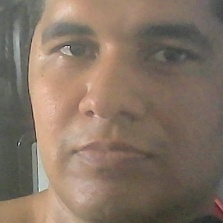
//> input picture res/Subject_1.jpg, 223 x 223 px, given in place of the camera
$ ./main   (built with g++ and OpenCV 4)
//> lines starting //> are read from the running program, lines starting //| are printed output that depends on the picture; after the words box and inside, x2 and y2 are one past the last pixel; in counts of white or black regions, pixels touching at a corner belong together
#include <iostream>
#include <opencv2/opencv.hpp>

using namespace std;

// Function for Face Detection
void detectAndDraw( cv::Mat& img, cv::CascadeClassifier& cascade,
                cv::CascadeClassifier& nestedCascade, double scale );
string cascadeName, nestedCascadeName;

int k = 0;

int main( int argc, const char** argv )
{
    // VideoCapture class for playing video for which faces to be detected
    cv::VideoCapture capture;
    cv::Mat frame, image;

    // PreDefined trained XML classifiers with facial features
    cv::CascadeClassifier cascade, nestedCascade;
    double scale=1;

    // Load classifiers from "opencv/data/haarcascades" directory
    // nestedCascade.load( "../../haarcascade_eye_tree_eyeglasses.xml" ) ;

    // Change path before execution
    cascade.load( "models/haarcascade_frontalface_alt.xml" ) ;

    // Start Video..1) 0 for WebCam 2) "Path to Video" for a Local Video
    capture.open(0);
    if( capture.isOpened() )
    {
        // Capture frames from video and detect faces
        cout << "Face Detection Started...." << endl;
        while(1)
        {
            capture >> frame;
//> frame is the input picture: 223 rows x 223 cols, CV_8UC3; mean B, G, R 100.2, 114.7, 132.4
            if( frame.empty() )
                break;

            cv::Mat frame1 = frame.clone();
            detectAndDraw( frame1, cascade, nestedCascade, scale );
            char c = (char)cv::waitKey(10);

            // Press q to exit from window
            if( c == 27 || c == 'q' || c == 'Q' )
                break;
        }
    }
    else
        cout<<"Could not Open Camera";
    return 0;
}

void detectAndDraw( cv::Mat& img, cv::CascadeClassifier& cascade,
                    cv::CascadeClassifier& nestedCascade,
                    double scale)
{
//> called with scale = 1
    vector<cv::Rect> faces, faces2;
    cv::Mat gray, smallImg;

    cv::cvtColor( img, gray, cv::COLOR_BGR2GRAY ); // Convert to Gray Scale
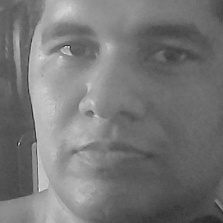
//> gray: 223 rows x 223 cols, CV_8UC1; min 26, max 241, mean 118.4
    double fx = 1 / scale;

    cv::Mat filtered;
    cv::GaussianBlur(gray, filtered, cv::Size(5, 5), 2.0, 2.0);

    // Resize the Grayscale Image
    cv::resize( filtered, smallImg, cv::Size(), fx, fx, cv::INTER_LINEAR );
    cv::equalizeHist( smallImg, smallImg );
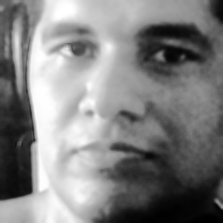
//> smallImg: 223 rows x 223 cols, CV_8UC1; min 0, max 255, mean 128.9

    // Detect faces of different sizes using cascade classifier
    cascade.detectMultiScale( smallImg, faces, 1.1,
                            2, 0|cv::CASCADE_SCALE_IMAGE, cv::Size(24, 24) );
//> faces = empty

    // Draw circles around the faces
    for ( size_t i = 0; i < faces.size(); i++ )
    {
        cv::Rect r = faces[i];

        vector<cv::Rect> nestedObjects;
        cv::Point center;
        cv::Scalar color = cv::Scalar(255, 0, 0); // Color for Drawing tool
        int radius;

        double aspect_ratio = (double)r.width/r.height;
        if( 0.95 < aspect_ratio && aspect_ratio < 1.05 )
        {
            cv::Mat faceROI = img(r);
            std::stringstream filename;
            filename << "res/face_" << k++ << ".jpg";
            cv::imwrite(filename.str(),faceROI);
            center.x = round((r.x + r.width*0.5)*scale);
            center.y = round((r.y + r.height*0.5)*scale);
            radius = round((r.width + r.height)*0.25*scale);
            cv::circle( img, center, radius, color, 3, 8, 0 );
        }
        else
            cv::rectangle( img, cv::Point(round(r.x*scale), round(r.y*scale)),
                    cv::Point(round((r.x + r.width-1)*scale),
                    round((r.y + r.height-1)*scale)), color, 3, 8, 0);
    }
//> this loop made 0 passes
//> after the loop, k = 0
//> the 'q' key is pressed

    // Show Processed Image with detected faces
    cv::imshow( "Face Detection", img );
}

$ run again, on res/face_0.jpg
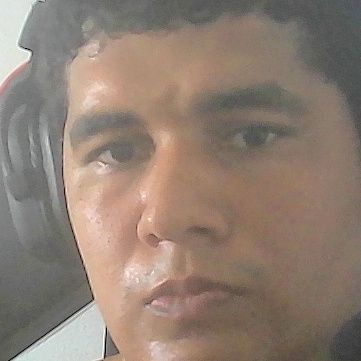
//> input picture res/face_0.jpg, 361 x 361 px, given in place of the camera
//> frame is the input picture: 361 rows x 361 cols, CV_8UC3; mean B, G, R 115.1, 127.1, 143.6
//> in detectAndDraw, `cv::equalizeHist( smallImg, smallImg );`:
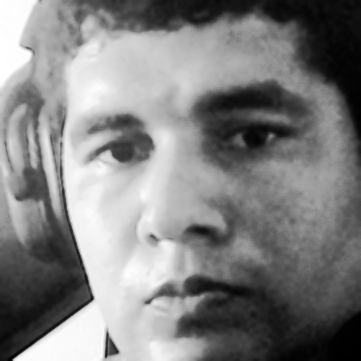
//> smallImg: 361 rows x 361 cols, CV_8UC1; min 0, max 255, mean 129
//> faces = 1 Rect (x, y, width, height): [31, 18, 318, 318]
//> the loop in detectAndDraw, `for ( size_t i = 0; i < faces.size(); i++ )` made 1 pass
//> (r, aspect_ratio, k, radius) on pass 1: (Rect(31, 18, 318, 318), 1, 1, 159)
//> after the loop in detectAndDraw, `for ( size_t i = 0; i < faces.size(); i++ )`:
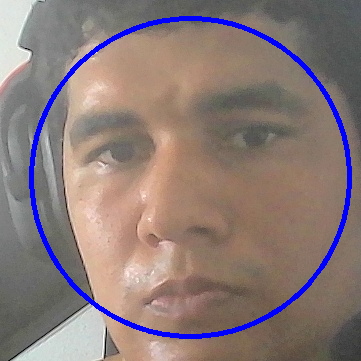
//> img: 361 rows x 361 cols, CV_8UC3; 3.79% of pixels changed, all inside (x1, y1, x2, y2) = (29, 16, 352, 339)
//> after the loop in detectAndDraw, `for ( size_t i = 0; i < faces.size(); i++ )`: k = 1
